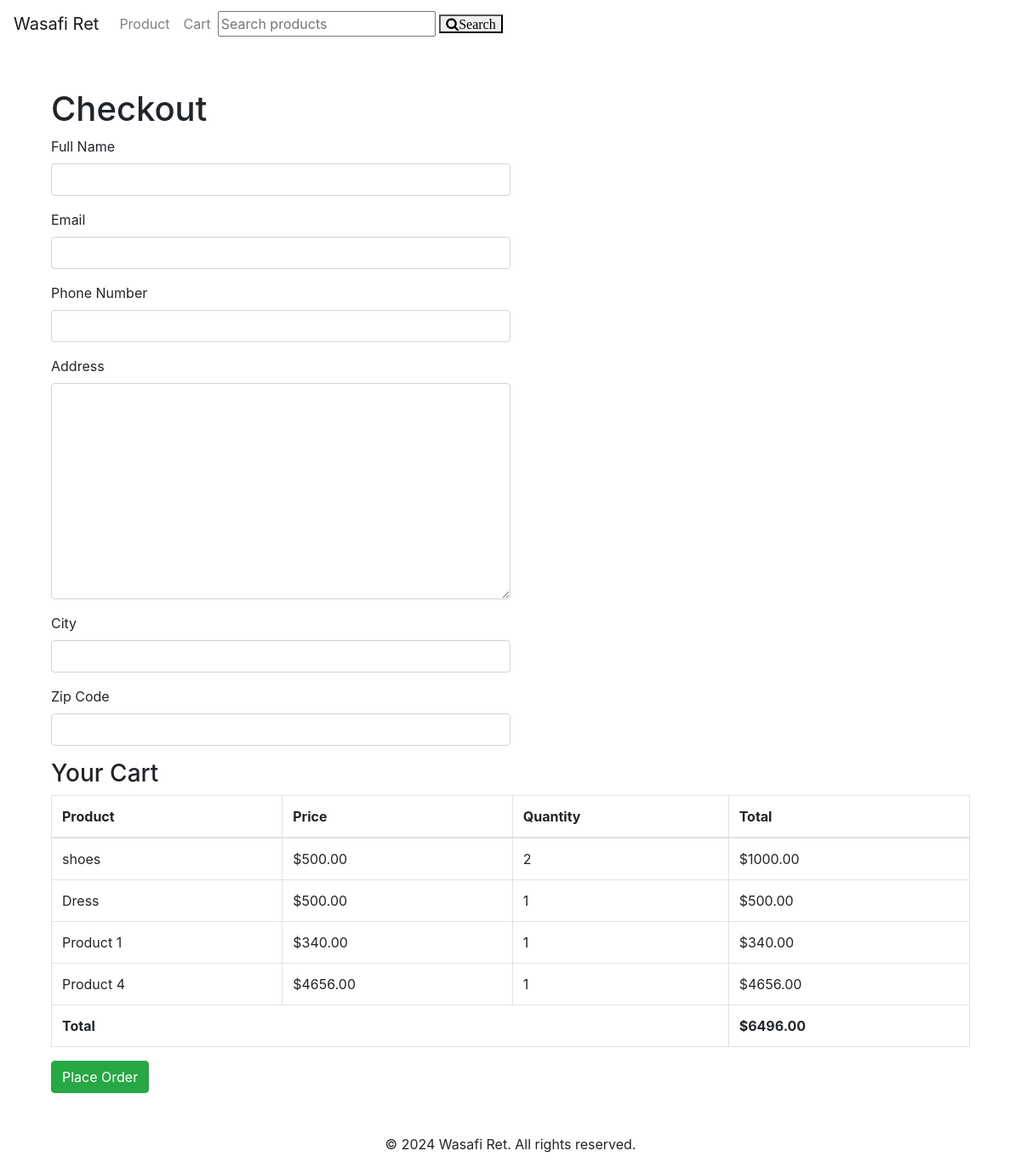
Page /orders/checkout/ (signed in) on the earlier database version.
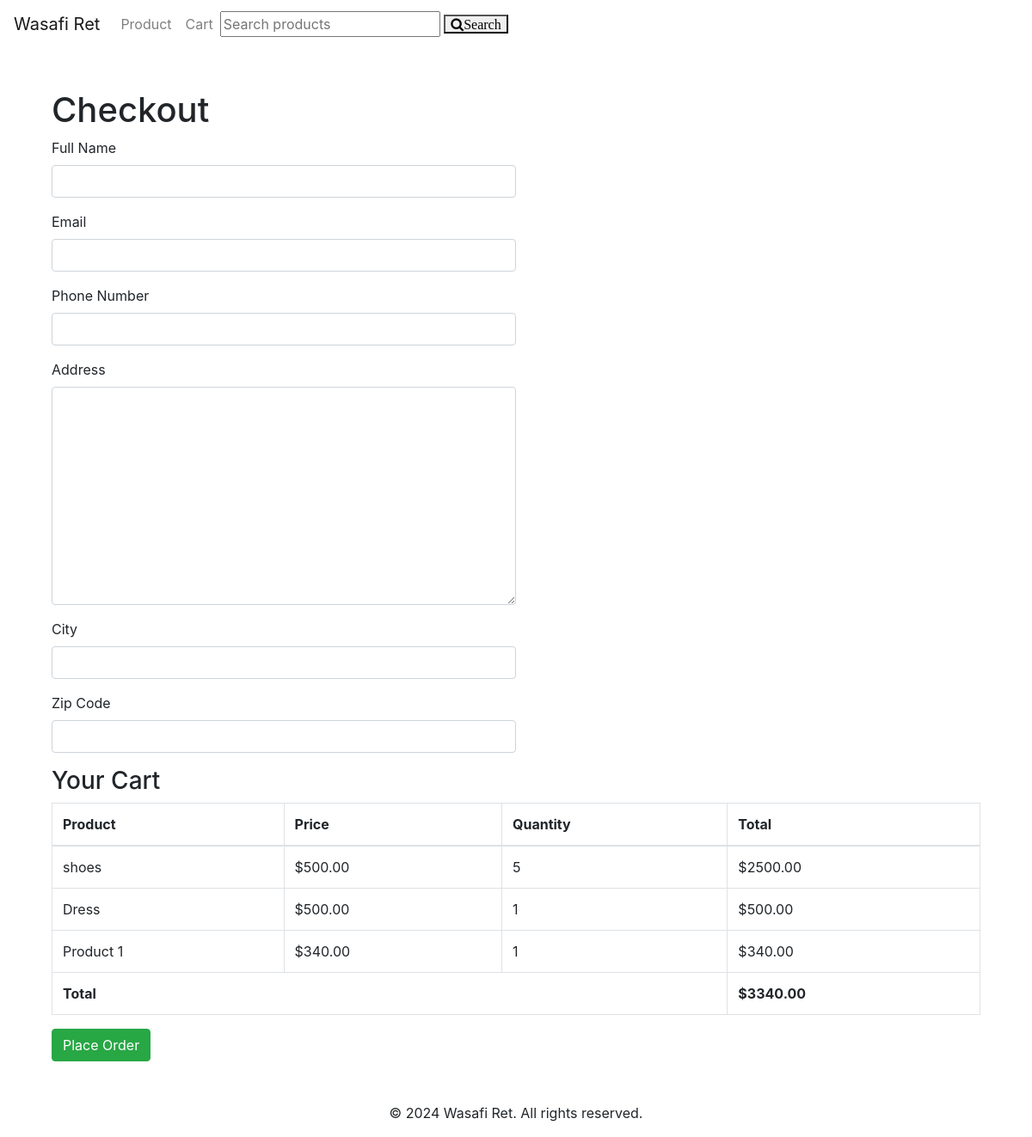
Same page on the later database version.
### WasafiRet/models.py (models this page shows, shortened)
class CartItem(models.Model):
    cart=models.ForeignKey(Cart,on_delete=models.CASCADE)
    product=models.ForeignKey(Product,on_delete=models.CASCADE)
    quantity=models.PositiveIntegerField(default=1)
    def get_total(self):
        return self.quantity*self.product.price

class Product(models.Model):
    name=models.CharField(max_length=255)
    description=models.TextField()
    price=models.DecimalField(max_digits=10,decimal_places=2)
    stock=models.IntegerField()
    category=models.ForeignKey(Category,on_delete=models.CASCADE)
    is_active=models.BooleanField(default=True)
    image=models.ImageField(upload_to=',media/images',blank=True,null=True)

### order/views.py (the view)
# urls.py: path('checkout/', views.checkout, name='checkout'),
@login_required
def checkout(request):
    cart = Cart.objects.filter(user=request.user).first()
    cart_items = CartItem.objects.filter(cart=cart)
    cart_total = sum(item.get_total() for item in cart_items)
    if request.method == 'POST':
        form = OrderForm(request.POST)
        if form.is_valid():
            order = form.save(commit=False)
            order.user = request.user
            order.status = 'Pending'
            order.save()
            for item in cart_items:
                OrderItem.objects.create(
                    order=order,
                    product=item.product,
                    quantity=item.quantity
                )
            cart_items.delete()
            return redirect('orders:order_confirmation', order_id=order.id)
    else:
        form = OrderForm()
    return render(request, 'order/checkout.html', {
        'form': form,
        'cart_items': cart_items,
        'cart_total': cart_total,
    })

### order/forms.py
class OrderForm(forms.ModelForm):
    shipping_name = forms.CharField(max_length=255, label="Full Name")
    shipping_email = forms.EmailField(label="Email")
    phone_number = forms.CharField(max_length=20, label="Phone Number")
    shipping_address = forms.CharField(widget=forms.Textarea, label="Address")
    shipping_city = forms.CharField(max_length=100, label="City")
    shipping_zip_code = forms.CharField(max_length=20, label="Zip Code")
    class Meta:
        model = Order
        fields = ['shipping_name', 'shipping_email', 'phone_number', 'shipping_address', 'shipping_city', 'shipping_zip_code']

### order/templates/order/checkout.html (shortened to what this page needs)
{% extends 'WasafiRet/base.html' %}
{% load static %}
{% load widget_tweaks %}
{% block content %}
    <div class="container mt-5">
        <h1>Checkout</h1>
        <form method="post">
            <div class="form-group">
                <label for="id_shipping_name">Full Name</label>
                {{ form.shipping_name|add_class:"form-control col-md-6" }}
            </div>
            <div class="form-group">
                <label for="id_shipping_email">Email</label>
                {{ form.shipping_email|add_class:"form-control col-md-6" }}
            </div>
            <div class="form-group">
                <label for="id_phone_number">Phone Number</label>
                {{ form.phone_number|add_class:"form-control col-md-6" }}
            </div>
            <div class="form-group">
                <label for="id_shipping_address">Address</label>
                {{ form.shipping_address|add_class:"form-control col-md-6" }}
            </div>
            <div class="form-group">
                <label for="id_shipping_city">City</label>
                {{ form.shipping_city|add_class:"form-control col-md-6" }}
            </div>
            <div class="form-group">
                <label for="id_shipping_zip_code">Zip Code</label>
                {{ form.shipping_zip_code|add_class:"form-control col-md-6" }}
            </div>
            <h3>Your Cart</h3>
            <table class="table table-bordered">
                <thead>
                    <tr>
                        <th>Product</th>
                        <th>Price</th>
                        <th>Quantity</th>
                        <th>Total</th>
                    </tr>
                </thead>
                <tbody>
                    {% for item in cart_items %}
                    <tr>
                        <td>{{ item.product.name }}</td>
                        <td>${{ item.product.price }}</td>
                        <td>{{ item.quantity }}</td>
                        <td>${{ item.get_total }}</td>
                    </tr>
                    {% endfor %}
                    <tr>
                        <td colspan="3" class="font-weight-bold">Total</td>
                        <td class="font-weight-bold">${{ cart_total }}</td>
                    </tr>
                </tbody>
            </table>
            <button type="submit" class="btn btn-success">Place Order</button>
        </form>
    </div>
{% endblock %}

Differences in the rows shown:
removed CartItem: product.name "Product 4", product.price "4656.00", quantity "1", get_total "4656.00"
changed CartItem "shoes": quantity "2" → "5"; get_total "1000.00" → "2500.00"
Other differences:
{{ cart_total }}: "6496.00" → "3340.00"
